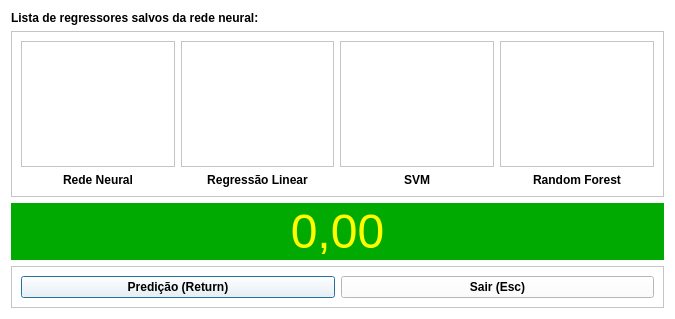
<?xml version="1.0" encoding="UTF-8"?>
<ui version="4.0">
 <class>predict_productivity</class>
 <widget class="QDialog" name="predict_productivity">
  <property name="geometry">
   <rect>
    <x>0</x>
    <y>0</y>
    <width>675</width>
    <height>319</height>
   </rect>
  </property>
  <property name="windowTitle">
   <string>Predição da produtividade</string>
  </property>
  <property name="styleSheet">
   <string notr="true">background-color: rgb(255, 255, 255);</string>
  </property>
  <layout class="QVBoxLayout" name="verticalLayout">
   <item>
    <widget class="QLabel" name="lbl_list_network">
     <property name="text">
      <string>&lt;html&gt;&lt;head/&gt;&lt;body&gt;&lt;p&gt;&lt;span style=&quot; font-weight:600;&quot;&gt;Lista de regressores salvos da rede neural:&lt;/span&gt;&lt;/p&gt;&lt;/body&gt;&lt;/html&gt;</string>
     </property>
    </widget>
   </item>
   <item>
    <widget class="QFrame" name="frame_2">
     <property name="frameShape">
      <enum>QFrame::StyledPanel</enum>
     </property>
     <property name="frameShadow">
      <enum>QFrame::Raised</enum>
     </property>
     <layout class="QGridLayout" name="gridLayout">
      <item row="0" column="0">
       <widget class="QListWidget" name="list_network"/>
      </item>
      <item row="0" column="1">
       <widget class="QListWidget" name="list_linear_regression"/>
      </item>
      <item row="0" column="2">
       <widget class="QListWidget" name="list_svm"/>
      </item>
      <item row="0" column="3">
       <widget class="QListWidget" name="list_random_forest"/>
      </item>
      <item row="1" column="0">
       <widget class="QLabel" name="label">
        <property name="text">
         <string>&lt;html&gt;&lt;head/&gt;&lt;body&gt;&lt;p align=&quot;center&quot;&gt;&lt;span style=&quot; font-weight:600;&quot;&gt;Rede Neural&lt;/span&gt;&lt;/p&gt;&lt;/body&gt;&lt;/html&gt;</string>
        </property>
       </widget>
      </item>
      <item row="1" column="1">
       <widget class="QLabel" name="label_2">
        <property name="text">
         <string>&lt;html&gt;&lt;head/&gt;&lt;body&gt;&lt;p align=&quot;center&quot;&gt;&lt;span style=&quot; font-weight:600;&quot;&gt;Regressão Linear&lt;/span&gt;&lt;/p&gt;&lt;/body&gt;&lt;/html&gt;</string>
        </property>
       </widget>
      </item>
      <item row="1" column="2">
       <widget class="QLabel" name="label_3">
        <property name="text">
         <string>&lt;html&gt;&lt;head/&gt;&lt;body&gt;&lt;p align=&quot;center&quot;&gt;&lt;span style=&quot; font-weight:600;&quot;&gt;SVM&lt;/span&gt;&lt;/p&gt;&lt;/body&gt;&lt;/html&gt;</string>
        </property>
       </widget>
      </item>
      <item row="1" column="3">
       <widget class="QLabel" name="label_4">
        <property name="text">
         <string>&lt;html&gt;&lt;head/&gt;&lt;body&gt;&lt;p align=&quot;center&quot;&gt;&lt;span style=&quot; font-weight:600;&quot;&gt;Random Forest&lt;/span&gt;&lt;/p&gt;&lt;/body&gt;&lt;/html&gt;</string>
        </property>
       </widget>
      </item>
     </layout>
    </widget>
   </item>
   <item>
    <widget class="QLabel" name="lbl_predict_productivity">
     <property name="minimumSize">
      <size>
       <width>340</width>
       <height>57</height>
      </size>
     </property>
     <property name="font">
      <font>
       <family>Arial</family>
      </font>
     </property>
     <property name="styleSheet">
      <string notr="true">background-color: rgb(0, 170, 0);</string>
     </property>
     <property name="text">
      <string>&lt;html&gt;&lt;head/&gt;&lt;body&gt;&lt;p align=&quot;center&quot;&gt;&lt;span style=&quot; font-size:36pt; color:#ffff00;&quot;&gt;0,00&lt;/span&gt;&lt;/p&gt;&lt;/body&gt;&lt;/html&gt;</string>
     </property>
    </widget>
   </item>
   <item>
    <widget class="QFrame" name="frame">
     <property name="frameShape">
      <enum>QFrame::StyledPanel</enum>
     </property>
     <property name="frameShadow">
      <enum>QFrame::Raised</enum>
     </property>
     <layout class="QHBoxLayout" name="horizontalLayout">
      <item>
       <widget class="QPushButton" name="btn_predict_productivity">
        <property name="font">
         <font>
          <weight>75</weight>
          <bold>true</bold>
         </font>
        </property>
        <property name="cursor">
         <cursorShape>PointingHandCursor</cursorShape>
        </property>
        <property name="text">
         <string>Predição (Return)</string>
        </property>
        <property name="icon">
         <iconset resource="icones.qrc">
          <normaloff>:/buttons/images/button/AI.png</normaloff>:/buttons/images/button/AI.png</iconset>
        </property>
        <property name="shortcut">
         <string>Return</string>
        </property>
       </widget>
      </item>
      <item>
       <widget class="QPushButton" name="btn_exit">
        <property name="font">
         <font>
          <weight>75</weight>
          <bold>true</bold>
         </font>
        </property>
        <property name="cursor">
         <cursorShape>PointingHandCursor</cursorShape>
        </property>
        <property name="text">
         <string>Sair (Esc)</string>
        </property>
        <property name="icon">
         <iconset resource="icones.qrc">
          <normaloff>:/buttons/images/button/exit.png</normaloff>:/buttons/images/button/exit.png</iconset>
        </property>
        <property name="shortcut">
         <string>Esc</string>
        </property>
       </widget>
      </item>
     </layout>
    </widget>
   </item>
  </layout>
 </widget>
 <resources>
  <include location="icones.qrc"/>
 </resources>
 <connections/>
</ui>
